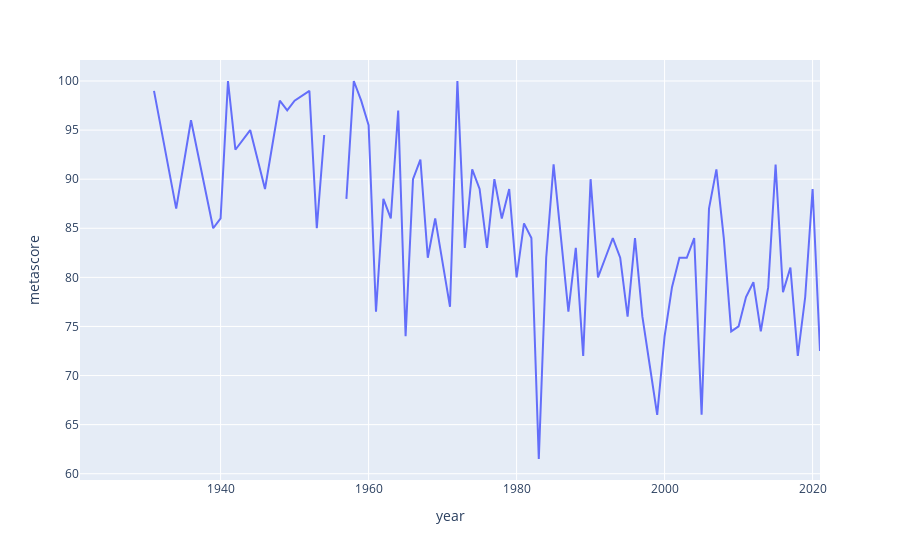

Write notebook code for a chart like this one.
### Code cell
px.line(temp_df, x ='year', y ='metascore')

### Figure 1 — Plotly figure (JSON) as saved in the notebook; plotly's stock layout.template omitted (floating-point values rounded to 4 significant figures)
{"data": [{"hovertemplate": "year=%{x}<br>metascore=%{y}<extra></extra>", "legendgroup": "", "line": {"color": "#636efa", "dash": "solid"}, "marker": {"symbol": "circle"}, "mode": "lines", "name": "", "orientation": "v", "showlegend": false, "type": "scatter", "x": [1921, 1924, 1925, 1926, 1927, 1928, 1931, 1934, 1936, 1939, 1940, 1941, 1942, 1944, 1946, 1948, 1949, 1950, 1952, 1953, 1954, 1955, 1957, 1958, 1959, 1960, 1961, 1962, 1963, 1964, 1965, 1966, 1967, 1968, 1969, 1971, 1972, 1973, 1974, 1975, 1976, 1977, 1978, 1979, 1980, 1981, 1982, 1983, 1984, 1985, 1986, 1987, 1988, 1989, 1990, 1991, 1992, 1993, 1994, 1995, 1996, 1997, 1998, 1999, 2000, 2001, 2002, 2003, 2004, 2005, 2006, 2007, 2008, 2009, 2010, 2011, 2012, 2013, 2014, 2015, 2016, 2017, 2018, 2019, 2020, 2021], "xaxis": "x", "y": [null, null, null, null, 98, null, 99, 87, 96, 85, 86, 100, 93, 95, 89, 98, 97, 98, 99, 85, 94.5, null, 88, 100, 98, 95.5, 76.5, 88, 86, 97, 74, 90, 92, 82, 86, 77, 100, 83, 91, 89, 83, 90, 86, 89, 80, 85.5, 84, 61.5, 82, 91.5, 84, 76.5, 83, 72, 90, 80, 82, 84, 82, 76, 84, 76, 71, 66, 74, 79, 82, 82, 84, 66, 87, 91, 84, 74.5, 75, 78, 79.5, 74.5, 79, 91.5, 78.5, 81, 72, 78, 89, 72.5], "yaxis": "y"}], "layout": {"legend": {"tracegroupgap": 0}, "margin": {"t": 60}, "xaxis": {"anchor": "y", "domain": [0, 1], "title": {"text": "year"}}, "yaxis": {"anchor": "x", "domain": [0, 1], "title": {"text": "metascore"}}}}
